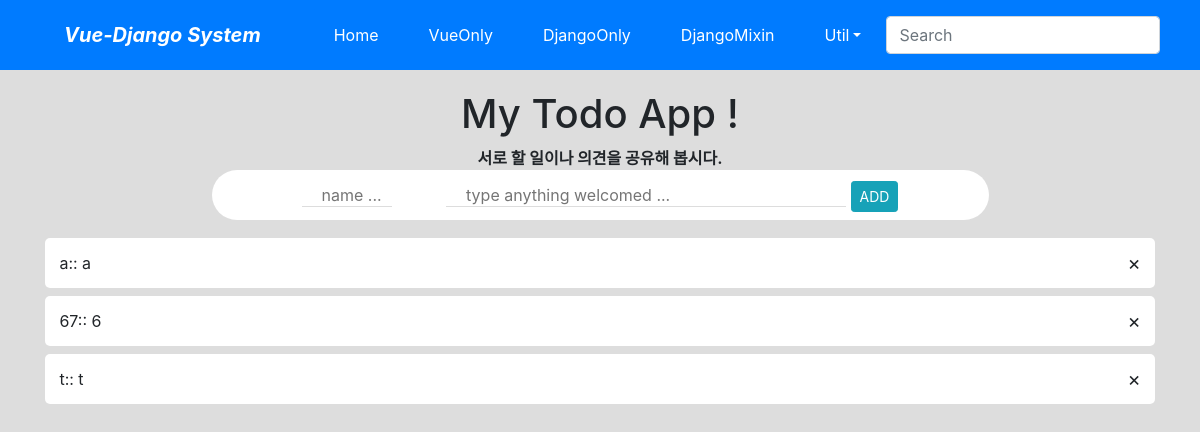
Before: /todo/mixin/ with the older database file.
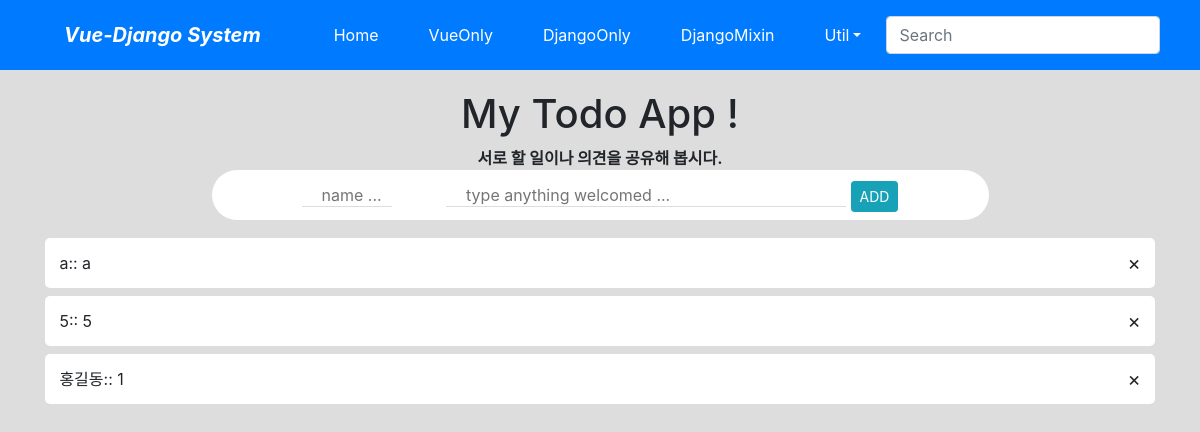
After: the same page with the newer database file.
### todo/models.py (models this page shows, shortened)
class Todo(models.Model):
    name = models.CharField('NAME', max_length=5, blank=True)
    todo = models.CharField('TODO', max_length=50)

### todo/views.py (the view, shortened to what this page needs)
# urls.py: path('mixin/', views.TodoMOMCV.as_view(), name='mixin'),
class TodoMOMCV(MultipleObjectMixin, CreateView):
    model = Todo
    fields = '__all__'
    template_name = 'todo/todo_form_list.html'
    success_url = reverse_lazy('todo:mixin')
    def get(self, request, *args, **kwargs):
        self.object_list = self.get_queryset()
        return super().get(request, *args, **kwargs)

### todo/templates/todo/todo_form_list.html (shortened to what this page needs)
{% extends 'base.html' %}
{% block content %}
<div id = 'app'>
    <h1>My Todo App !</h1>
    <strong>서로 할 일이나 의견을 공유해 봅시다.</strong>
    <br>
    <form class="inputBox" action = "." method="post"> {% csrf_token %}
        <input class="name" type="text" placeholder="name ..." name="name">
        <input class="item" type="text" placeholder="type anything welcomed ..." name="todo">
        <button type="submit" class="btn btn-info btn-sm">ADD</button>
    </form>
    <ul class="todoList">
        {% for todo in object_list %}
        <li>
            <span>{{ todo.name }}:: {{ todo.todo }}</span>
            <span class="removeBtn" data-toggle="modal" data-target="#myModal"
                  data-id="{{todo.id}}" data-name="{{todo.name}}" data-todo="{{todo.todo}}">&#x00D7</span>
        </li>
        {% endfor %}
    </ul>
</div>
{% endblock %}

Changed rows visible on the page:
removed Todo: name "67", todo "6"
removed Todo: name "t", todo "t"
added Todo: name "5", todo "5"
added Todo: name "홍길동", todo "1"
